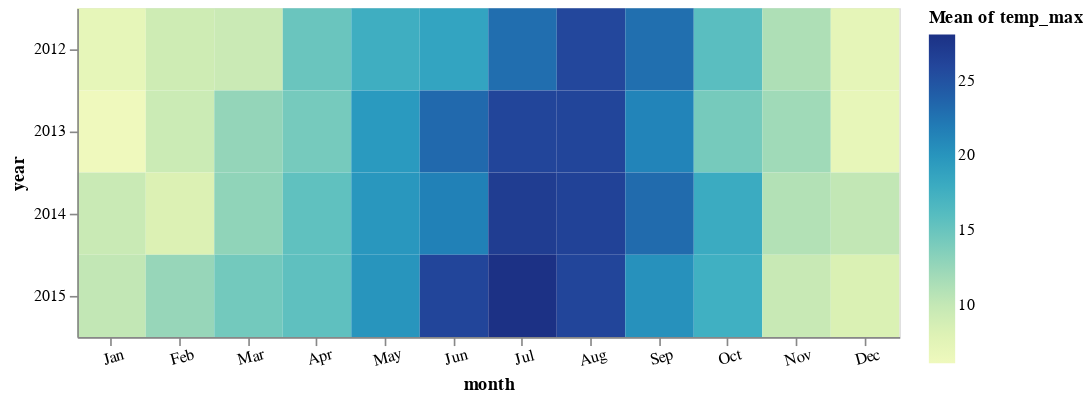

Notebook code for this chart:
### Code cell
multi = alt.selection_multi()

chart = alt.Chart(df).mark_rect().encode(
    x=alt.X(
        "month(date):O",
        axis=alt.Axis(
            labelAlign="center",
            labelAngle=-15,
            title="month",
        )
    ),
    y=alt.Y(
        "year(date):O",
        axis=alt.Axis(
            labelAlign="right",
            labelPadding=2,
            title="year",
        )
    ),
    color=alt.condition(
        multi,
        alt.Color(
            "mean(temp_max):Q",
            scale=alt.Scale(scheme="yellowgreenblue")
        ),
        alt.value("lightgrey"),
    )
).properties(height=200, width=500).add_params(multi)

chart

### Figure 1 — Vega-Lite specification as saved in the notebook (floating-point values rounded to 4 significant figures; data arrays with more than 128 entries replaced by an {"elided": "..."} marker saying what was removed)
{"config": {"view": {"continuousWidth": 300, "continuousHeight": 300}}, "data": {"name": "data-830c39fec90146253fb06a06c26374ef"}, "mark": {"type": "rect"}, "encoding": {"color": {"condition": {"param": "param_7", "aggregate": "mean", "field": "temp_max", "scale": {"scheme": "yellowgreenblue"}, "type": "quantitative"}, "value": "lightgrey"}, "x": {"axis": {"labelAlign": "center", "labelAngle": -15, "title": "month"}, "field": "date", "timeUnit": "month", "type": "ordinal"}, "y": {"axis": {"labelAlign": "right", "labelPadding": 2, "title": "year"}, "field": "date", "timeUnit": "year", "type": "ordinal"}}, "height": 200, "params": [{"name": "param_7", "select": {"type": "point"}}], "width": 500, "$schema": "https://vega.github.io/schema/vega-lite/v5.16.3.json", "datasets": {"data-830c39fec90146253fb06a06c26374ef": {"elided": "1461 records"}}}
